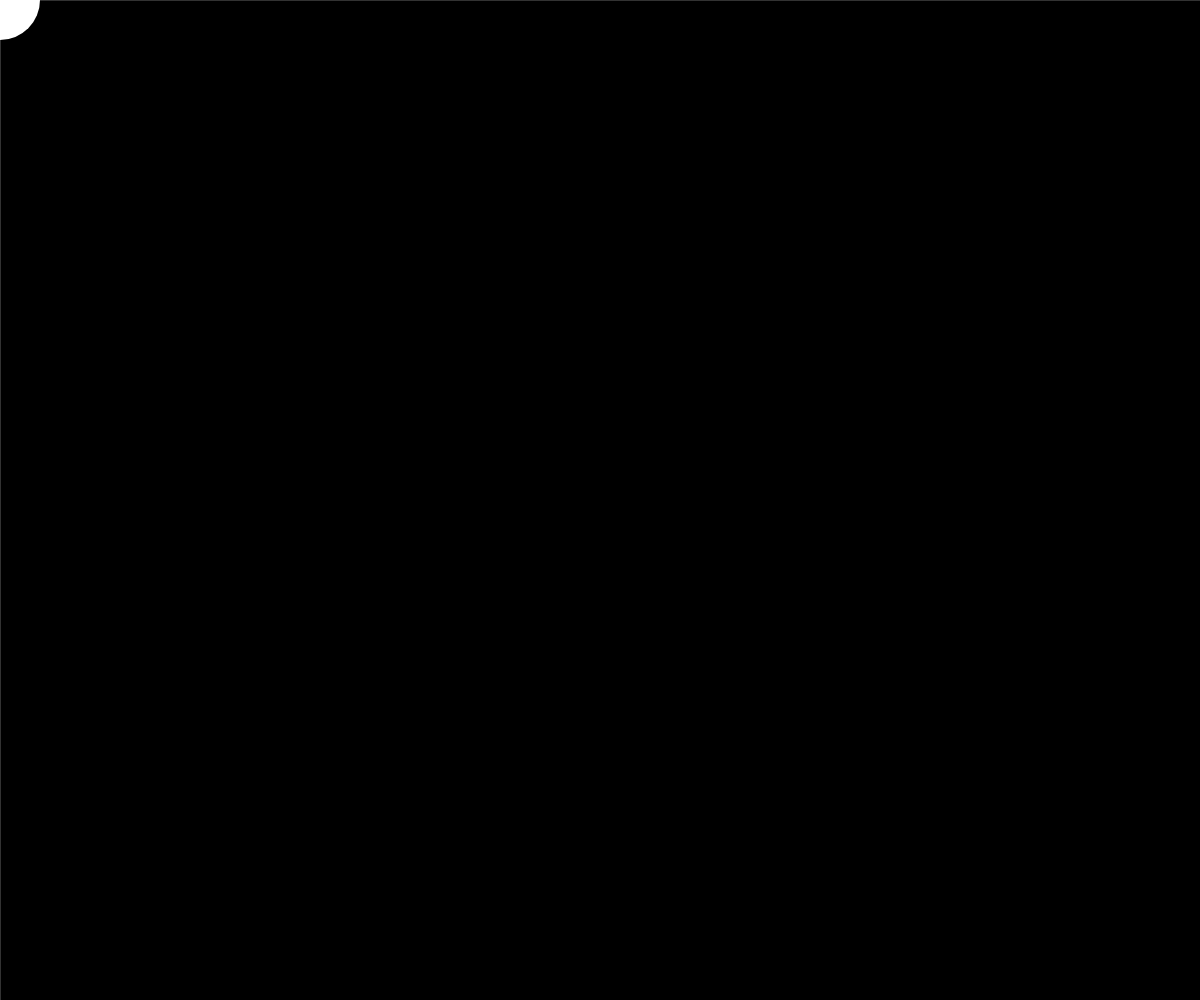
Frame 1 (no input)
Frame 60 (no input): identical to frame 1, image omitted
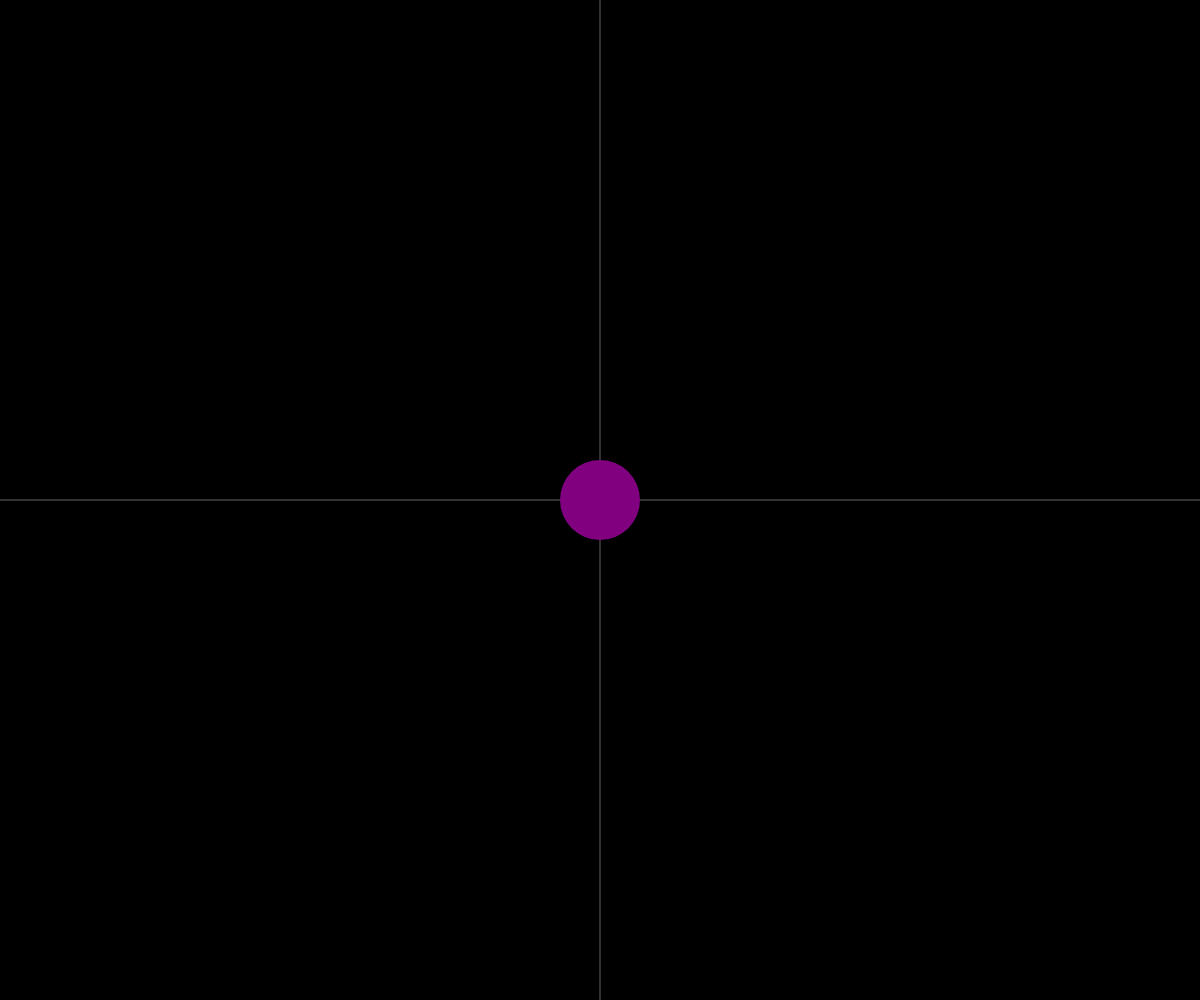
Frame 120 (the mouse pressed at the canvas centre since frame 60)

The p5.js sketch that drew these frames (run headless with seeded random() and noise() and a simulated clock; from frame 60 on, the mouse is pressed at the canvas centre):

// p5.js sketch
// ── sketch.js
let circleRadius = 80;

function setup() {
  createCanvas(windowWidth, windowHeight);

  // Prevent the context menu from opening on right click
  canvas.oncontextmenu = function (e) {
    e.preventDefault();
  };
}

function draw() {
  background("black");
  stroke(50);
  strokeWeight(2);
  line(mouseX, 0, mouseX, windowHeight);
  line(0, mouseY, windowWidth, mouseY);

  // Check if the mouse is pressed
  if (mouseIsPressed) {
    fill(128, 0, 128); // Set fill to purple
  } else {
    fill(255); // Set fill to white
  }

  noStroke();
  ellipse(mouseX, mouseY, circleRadius, circleRadius);
}

function windowResized() {
  resizeCanvas(windowWidth, windowHeight);
  bubble1.x = windowWidth / 2;
  bubble1.y = windowHeight / 2;
}

// ── crosshairs.html
<!DOCTYPE html>
<html lang="en">
  <head>
    <meta charset="utf-8" />
    <meta name="viewport" content="width=device-width, initial-scale=1.0" />

    <title>MouthPad^ Training</title>

    <link rel="stylesheet" type="text/css" href="../common.css" />

    <script src="../libraries/p5.min.js"></script>
  </head>

  <body>
    <!-- Navigation Bar -->
    <!-- <script src="../navigation.js"></script> -->

    <!-- JS Game -->
    <script src="sketch.js"></script>
  </body>
</html>
